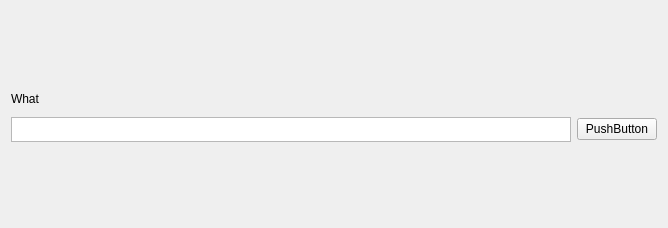
<?xml version="1.0" encoding="UTF-8"?>
<ui version="4.0">
 <class>MainWindow</class>
 <widget class="QMainWindow" name="MainWindow">
  <property name="geometry">
   <rect>
    <x>0</x>
    <y>0</y>
    <width>668</width>
    <height>228</height>
   </rect>
  </property>
  <property name="windowTitle">
   <string>MainWindow</string>
  </property>
  <widget class="QWidget" name="centralWidget">
   <property name="enabled">
    <bool>true</bool>
   </property>
   <layout class="QVBoxLayout" name="verticalLayout">
    <item>
     <layout class="QVBoxLayout" name="verticalLayout_2">
      <item>
       <widget class="QLabel" name="label">
        <property name="maximumSize">
         <size>
          <width>16777215</width>
          <height>25</height>
         </size>
        </property>
        <property name="text">
         <string>What</string>
        </property>
       </widget>
      </item>
      <item>
       <layout class="QHBoxLayout" name="horizontalLayout">
        <item>
         <widget class="QListWidget" name="listWidget">
          <property name="sizePolicy">
           <sizepolicy hsizetype="Expanding" vsizetype="Fixed">
            <horstretch>0</horstretch>
            <verstretch>0</verstretch>
           </sizepolicy>
          </property>
          <property name="maximumSize">
           <size>
            <width>16777213</width>
            <height>25</height>
           </size>
          </property>
          <property name="horizontalScrollBarPolicy">
           <enum>Qt::ScrollBarAlwaysOff</enum>
          </property>
          <property name="autoScroll">
           <bool>false</bool>
          </property>
         </widget>
        </item>
        <item>
         <widget class="QPushButton" name="pushButton">
          <property name="text">
           <string>PushButton</string>
          </property>
         </widget>
        </item>
       </layout>
      </item>
     </layout>
    </item>
   </layout>
  </widget>
 </widget>
 <layoutdefault spacing="6" margin="11"/>
 <resources/>
 <connections/>
</ui>
